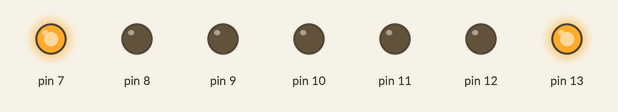
This sketch was run on a simulated Arduino Uno, built with avr-gcc and run on an emulated ATmega328P. On the bench: output pins drawn as LEDs (lit = HIGH).

Above: at 0.05 s.
At 1.35 s:
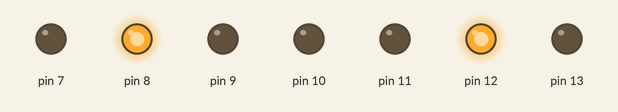
At 2.15 s:
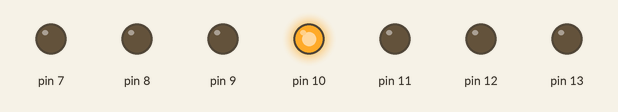
At 2.85 s:
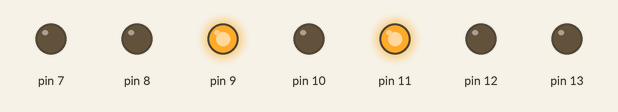
Timing chart, 0 to 3.1 s (numbered marks = the images above):
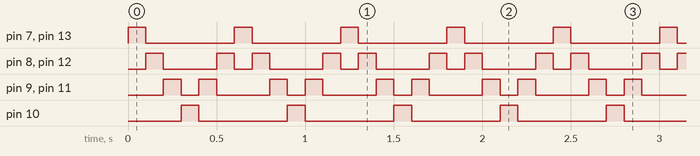

The sketch:

Led_s.ino
```cpp
void setup() {
  for(int i=7; i<=13;i++)
  {
    pinMode(i,OUTPUT);
  }
}

void loop() {
  int t=100;
  for(int i=0; i<4; i++)
  {
    digitalWrite(13-i, HIGH);
    digitalWrite(7+i, HIGH);
    delay(t);
    digitalWrite(13-i, LOW);
    digitalWrite(7+i, LOW);
  }
  for(int i=0; i<2; i++)
  {
    digitalWrite(9-i, HIGH);
    digitalWrite(11+i, HIGH);
    delay(t);
    digitalWrite(9-i, LOW);
    digitalWrite(11+i, LOW);
  }
}
```

Measured:
- by itself, pin 7, pin 10, pin 13: alternates HIGH for 0.10 s and LOW for 0.50 s
- by itself, pin 8, pin 12: repeats every 0.60 s: LOW 0.30 s, HIGH 0.10 s, LOW 0.10 s, HIGH 0.10 s
- by itself, pin 9, pin 11: repeats every 0.60 s: LOW 0.10 s, HIGH 0.10 s, LOW 0.30 s, HIGH 0.10 s
